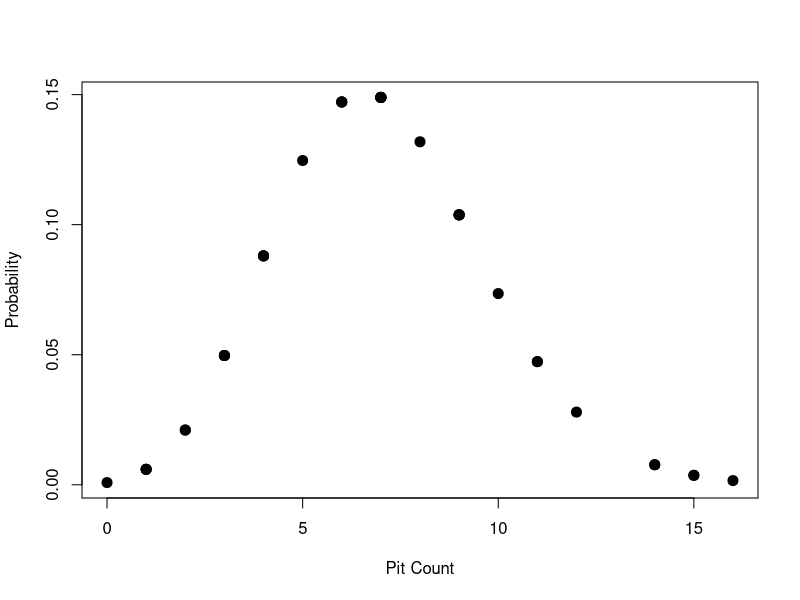
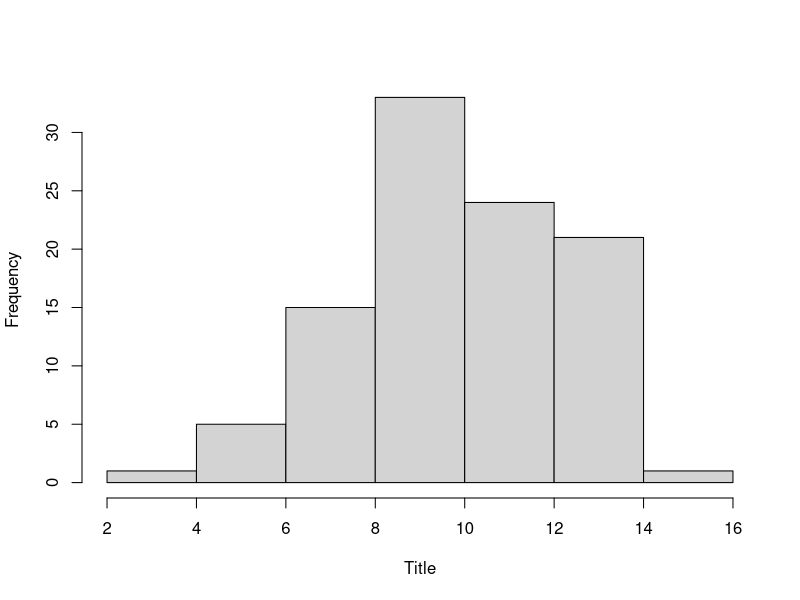

Generate these figures, in order, with R:
## ---- chunk 1
knitr::opts_chunk$set(echo = TRUE)
## ---- chunk 2
answer <- c(4,7,9,4,5,0,4,15,9,9,10,3,7,14,16,7,12,7,11,7,15,2,9,3,1,6,14,11,3,1,2,7,8,6,1,6) 
dpois(x = 15, lambda = mean(answer)) 
## ---- chunk 3

p3 <- dpois(x = 3, lambda = mean(answer)) 
p5 <- dpois(x = 5, lambda = mean(answer)) 
p5-p3
## ---- chunk 4
# Students should be aware that the effect of location of each cell can play a role in the first assumption. The process of formation of these landscapes are complex and there can be underlying processing there. However since our sample is from one stone some of the processes can be ignored.


# The main porpuse of this question is to ask students to think about the assumptions of probability models before using them. 


## ---- chunk 5
prop <- dpois(x = answer, lambda = mean(answer))
plot(answer, prop, pch=20, cex=2, xlab = "Pit Count", ylab = "Probability")
cbind(prop,answer)
## ---- chunk 6
x <- c(272,272,236,154,256,156,143,269,205,175)
pnorm(q=90, mean = mean(x), sd=sd(x), lower.tail = FALSE) # method 1

# using the second method 
z_score <- (90 - mean(x)) / sd(x)
pnorm(z_score, lower.tail=FALSE)
## ---- chunk 7
sample_mean <- 10
sample_sd <- 2.5
sim_x <- rnorm(n=100, mean=sample_mean, sd=sample_sd)
hist(sim_x, xlab = "Title", main="")

